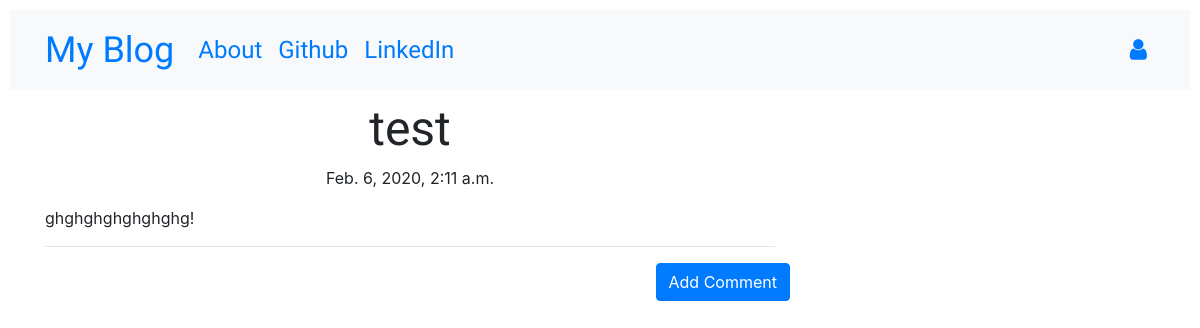
/post/1, run on an earlier commit of the app's database.
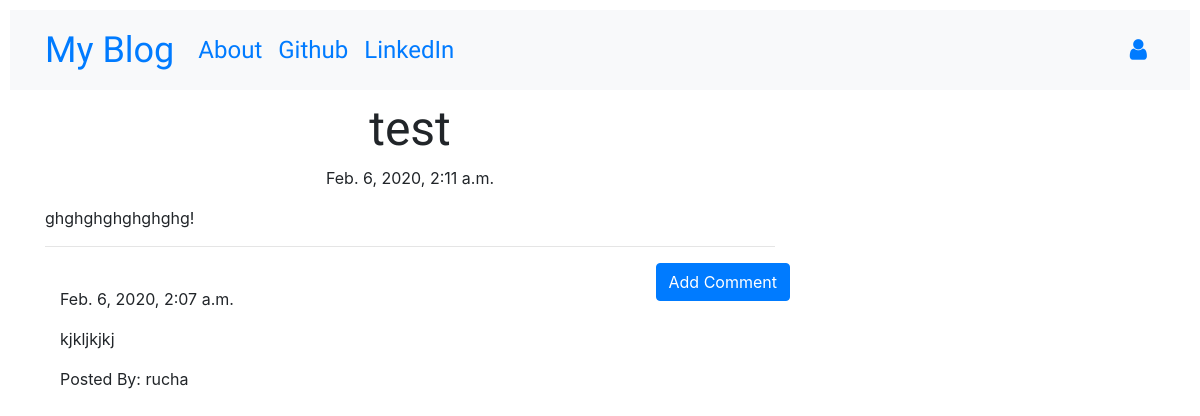
And on a later commit of the database.
### blog/models.py (models this page shows, shortened)
class Post(models.Model):
	author = models.ForeignKey('auth.User', on_delete=models.CASCADE)
	title = models.CharField(max_length = 200)
	text = models.TextField()
	created_date = models.DateTimeField(default=timezone.now)
	published_date = models.DateTimeField(blank=True, null=True)

class Comment(models.Model):
	post = models.ForeignKey('blog.post', related_name='comments', on_delete=models.CASCADE)
	author = models.CharField(max_length=200)
	text = models.TextField()
	created_date = models.DateTimeField(default=timezone.now())
	approved_comment = models.BooleanField(default=False)

### blog/views.py (the view)
# urls.py: url(r'^post/(?P<pk>\d+)$', views.PostDetailView.as_view(), name='post_detail'),
class PostDetailView(DetailView):
	model = Post

### blog/templates/blog/post_detail.html (shortened to what this page needs)
{% extends 'blog/base.html' %}
{% block content %}
	<h1 class="posttitle loader">{{ post.title }}</h1>
	{% if post.published_date %}
		<div class="date postdate">
			{{ post.published_date}}
		</div>
	{% else %}
		<a class="btn btn-primary" href="{% url 'post_publish' pk=post.pk %}">Publish</a>
	{% endif %}
	<p class="postcontent">{{ post.text|safe|linebreaksbr }}</p>
	<hr>
	<a class="btn btn-primary btn-comment" href="{% url 'add_comment_to_post' pk=post.pk %}">Add Comment</a>
	<div class="container">
		{% for comment in post.comments.all %}
		<br>
			{% if user.is_authenticated or comment.approved_comment %}
				{{comment.created_date}}
					<p>{{comment.text|safe|linebreaks}}</p>
					<p>Posted By: {{comment.author}}</p>
			{% endif %}
		{% empty %}
			<p>No Comments! </p>
		{% endfor %}
	</div>
{% endblock %}

### blog/templates/blog/base.html (shortened to what this page needs)
<!DOCTYPE html>
{% load static %}
<html>
<head>
	<link rel="stylesheet" href="https://stackpath.bootstrapcdn.com/bootstrap/4.1.3/css/bootstrap.min.css">
    <link href="https://maxcdn.bootstrapcdn.com/font-awesome/4.7.0/css/font-awesome.min.css" rel="stylesheet">
	<link rel="stylesheet" href="//cdn.jsdelivr.net/npm/medium-editor@latest/dist/css/medium-editor.min.css" type="text/css" media="screen" charset="utf-8">
	<link rel="stylesheet" type="text/css" href="{% static 'css/blog.css' %}">
</head>
	<body class="loader">
		<nav class="navbar navbar-expand-lg bg-light techfont">
			<div class="container">
				<ul class="navbar-nav align-items-center">
					<li><a class="navbar-brand bigbrand" href="{% url 'post_list' %}">My Blog</a></li>
					<li><a class="nav-item nav-link" href="{% url 'about' %}">About</a></li>
					<li><a class="nav-item nav-link" href="https://www.github.com">Github</a></li>
					<li><a class="nav-item nav-link" href="https://www.LinkedIn.com">LinkedIn</a></li>
				</ul>
				<ul class="navbar-nav align-items-center ml-auto">
					{% if user.is_authenticated %}
						<li><a class="nav-item nav-link" href="{% url 'post_new' %}">New Post</a></li>
						<li><a class="nav-item nav-link" href="{% url 'post_draft_list' %}">Drafts</a></li>
						<li><a class="nav-item nav-link" href="{% url 'logout' %}">Log Out</a></li>
						<li><a>{{user.username}}</a></li>
					{% else %}
						<li>
							<a class="nav-item nav-link" class="nav-item nav-link" href="{% url 'login' %}" aria-label="Login">
							<span class="fa fa-user" aria-hidden="true"></span></a>
						</li>
					{% endif%}
				</ul>
			</div>
		</nav>
		<div class="content container">
			<div class="row">
				<div class="col-md-8">
					<div class="blog_posts">
						{% block content %}
						{% endblock %}
					</div>
				</div>
			</div>
		</div>
	</body>
</html>

### blog/static/css/blog.css (style rules this page uses)
.techfont { font-family: 'Russo One', sans-serif; font-size: 1.5em; margin: 10px; }
.bigbrand { font-size: 1.5em; }
.loader { filter:hue-rotate(0deg); color:linear-gradient(45deg,#0f8,#08f); animation:hue 10000ms infinite linear; }
.postdate { text-align: center; }
.posttitle { font-family: 'Russo One', sans-serif; font-size: 3em; text-align: center; }
.postcontent { font-family: 'Montserrat'; font-size: 1.5em; }
.btn-comment { position: absolute; right: 0px; }

What changed in the data, as far as the page shows it:
now on this page (row edited): Comment: created_date "Feb. 6, 2020, 2:07 a.m.", text "kjkljkjkj", author "rucha"
